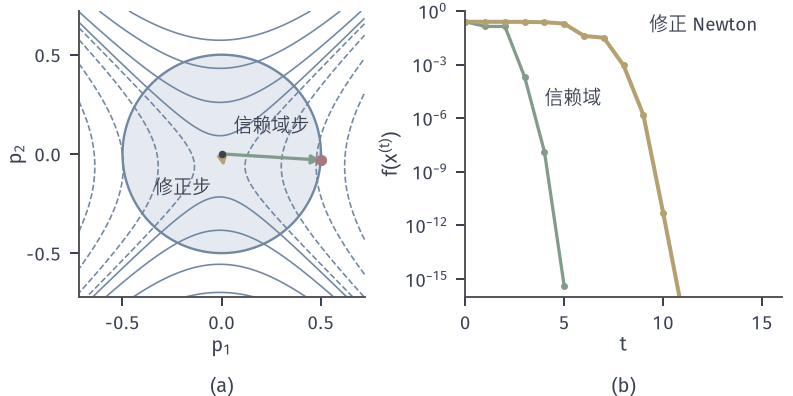

Recreate this plot in Python.
from pathlib import Path
import sys
ROOT = next(p for p in Path(__file__).resolve().parents if (p/'build.sh').is_file() and (p/'tex/book.tex').is_file())
sys.path.insert(0, str(ROOT/'figures/00-shared/mathematical-preliminaries-upper/00-shared/comprehension-figures'))
from support import figure, save, BLUE, GREEN, YELLOW, RED, PURPLE, INK, MUTED, GRID, BLUE_FILL, GREEN_FILL, YELLOW_FILL, RED_FILL, PURPLE_FILL
import numpy as np
HERE = Path(__file__).resolve().parent
STROKE = '#4C4D4F'
def panel(fig, left, right, top, bottom, wspace=.25, hspace=.2):
    fig.set_layout_engine(None)
    fig.subplots_adjust(left=left, right=right, top=top, bottom=bottom, wspace=wspace, hspace=hspace)
def tag(fig, ax, s, y=.05):
    p = ax.get_position(); fig.text((p.x0+p.x1)/2, y, s, ha='center', va='top')
# 贯穿例 f(x)=(x1^2-1)^2/4+x2^2/2，L=2 与 M=6 在 |x1|<=1 上成立，alpha=1/2。
def F(x): return .25*(x[0]**2-1)**2+.5*x[1]**2
def G(x): return np.array([x[0]**3-x[0],x[1]])
LEV=[.02,.08,.16,.25,.4,.65,1,1.5]
def contour(ax,xr,yr,levels=LEV):
    X,Y=np.meshgrid(np.linspace(*xr,700),np.linspace(*yr,500))
    ax.contour(X,Y,.25*(X**2-1)**2+.5*Y**2,levels=levels,colors=[BLUE],linewidths=.65)
def minima(ax,pts=((1,0),(-1,0))):
    for x,y in pts: ax.plot([x],[y],'o',ms=4.8,color=RED,mew=0,zorder=6)
def saddle(ax,x=0,y=0): ax.plot([x],[y],'o',mfc='white',mec=RED,ms=5,mew=1,zorder=7)
def trs(g,lam,D):
    # 精确求解 min g.p+p.diag(lam).p/2, |p|<=D（二维对角情形）
    q=int(np.argmin(lam)); lmin=lam[q]; o=1-q
    if lmin>0 and np.linalg.norm(g/lam)<=D: return -g/lam
    if abs(g[q])<1e-14:
        mu=max(-lmin,0.); pp=np.zeros(2)
        if lam[o]+mu>0: pp[o]=-g[o]/(lam[o]+mu)
        if np.linalg.norm(pp)<=D:
            pp[q]=np.sqrt(D*D-pp[o]**2); return pp
    lo=max(0.,-lmin)+1e-14; hi=lo+1
    while np.linalg.norm(g/(lam+hi))>D: hi*=2
    for _ in range(200):
        m=.5*(lo+hi)
        if np.linalg.norm(g/(lam+m))>D: lo=m
        else: hi=m
    return -g/(lam+hi)
def tcg(g,lam,D):
    # 截断共轭梯度，二维对角 B
    z=np.zeros(2); r=g.copy(); d=-r
    if np.linalg.norm(r)<1e-12: return z
    for j in range(5):
        Bd=lam*d; c=d@Bd
        if c<=0:
            a,b,cc=d@d,2*z@d,z@z-D*D; tau=(-b+np.sqrt(b*b-4*a*cc))/(2*a); return z+tau*d
        al=r@r/c; zn=z+al*d
        if np.linalg.norm(zn)>=D:
            a,b,cc=d@d,2*z@d,z@z-D*D; tau=(-b+np.sqrt(b*b-4*a*cc))/(2*a); return z+tau*d
        rn=r+al*Bd
        if np.linalg.norm(rn)<1e-10: return zn
        be=rn@rn/(r@r); d=-rn+be*d; z,r=zn,rn
    return z
def tr_run(x0,D0,solve,T=40,tol=1e-9):
    x=np.array(x0,float); D=D0; P=[x.copy()]; rec=[]
    for t in range(T):
        g=G(x); lam=np.array([3*x[0]**2-1,1.])
        if np.linalg.norm(g)<tol and lam.min()>=-1e-9: break
        if np.linalg.norm(g)<tol and solve is tcg: break
        p=solve(g,lam,D); pred=-(g@p+.5*(lam*p*p).sum())
        if pred<=1e-15: break
        ared=F(x)-F(x+p); rho=ared/pred; acc=rho>=.25
        rec.append((t,x.copy(),D,p.copy(),pred,ared,rho,acc))
        if acc: x=x+p
        if rho<.25: D=D/2
        elif rho>=.75 and abs(np.linalg.norm(p)-D)<1e-9: D=min(2*D,2.)
        P.append(x.copy())
    return np.array(P),rec
def mod_run(x0,T=40,tol=1e-9):
    x=np.array(x0,float); P=[x.copy()]
    for t in range(T):
        g=G(x); lam=np.array([3*x[0]**2-1,1.])
        if np.linalg.norm(g)<tol: break
        d=-g/np.maximum(np.abs(lam),1e-3); al=1.
        while F(x+al*d)>F(x)+1e-4*al*(g@d): al*=.5
        x=x+al*d; P.append(x.copy())
    return np.array(P)
x0=np.array([.01,.0625]); g=G(x0); lam=np.array([3*x0[0]**2-1,1.]); D=.5
fig,(a,b)=figure(width_mm=112,height_mm=56,ncols=2); panel(fig,.08,.985,.97,.25,wspace=.27)
X,Y=np.meshgrid(np.linspace(-.72,.72,500),np.linspace(-.72,.72,500))
Z=g[0]*X+g[1]*Y+.5*(lam[0]*X*X+lam[1]*Y*Y)
th=np.linspace(0,2*np.pi,300); a.fill(D*np.cos(th),D*np.sin(th),color=BLUE_FILL,lw=0); a.plot(D*np.cos(th),D*np.sin(th),color=BLUE,lw=.95)
a.contour(X,Y,Z,levels=[-.2,-.12,-.05,-.01,.01,.05,.12,.2],colors=[BLUE],linewidths=.65)
p=trs(g,lam,D); d=-g/np.maximum(np.abs(lam),1e-3)
A=dict(arrowstyle='-|>',lw=1.3,mutation_scale=7,shrinkA=0,shrinkB=0)
a.annotate('',xy=p,xytext=(0,0),arrowprops=dict(color=GREEN,**A),zorder=6); a.annotate('',xy=d,xytext=(0,0),arrowprops=dict(color=YELLOW,**A),zorder=6)
a.plot([p[0]],[p[1]],'o',ms=4.5,color=RED,mew=0,zorder=7); a.plot([0],[0],'o',ms=3,color=INK,mew=0,zorder=7)
a.text(.06,.11,'信赖域步',fontsize=7.5); a.text(-.34,-.2,'修正步',fontsize=7.5)
a.set_aspect('equal'); a.set_xlim(-.72,.72); a.set_ylim(-.72,.72); a.set_xlabel('$p_1$',labelpad=1); a.set_ylabel('$p_2$',labelpad=0); a.set_xticks([-.5,0,.5]); a.set_yticks([-.5,0,.5])
P,rec=tr_run(x0,D,trs); Q=mod_run(x0); print(len(P),len(Q)); print(P[:6]); print(Q[:10]); print([ (r[2],round(r[6],3),r[7]) for r in rec][:8])
b.semilogy(range(len(P)),[F(x)+1e-17 for x in P],'-o',color=GREEN,lw=1.3,ms=2.8,mew=0); b.semilogy(range(len(Q)),[F(x)+1e-17 for x in Q],'-o',color=YELLOW,lw=1.6,ms=2.8,mew=0)
b.text(4,.6e-5,'信赖域',fontsize=7.5); b.text(9.3,.08,'修正 Newton',fontsize=7.5)
b.set_ylim(1e-16,1); b.set_xlabel('$t$',labelpad=1); b.set_ylabel('$f(x^{(t)})$',labelpad=1); b.set_xlim(0,16)
tag(fig,a,'(a)'); tag(fig,b,'(b)')
save(fig,HERE,'figure',{'x0':[.01,.0625],'Delta':.5,'modified':'|lambda| spectral with Armijo'})
